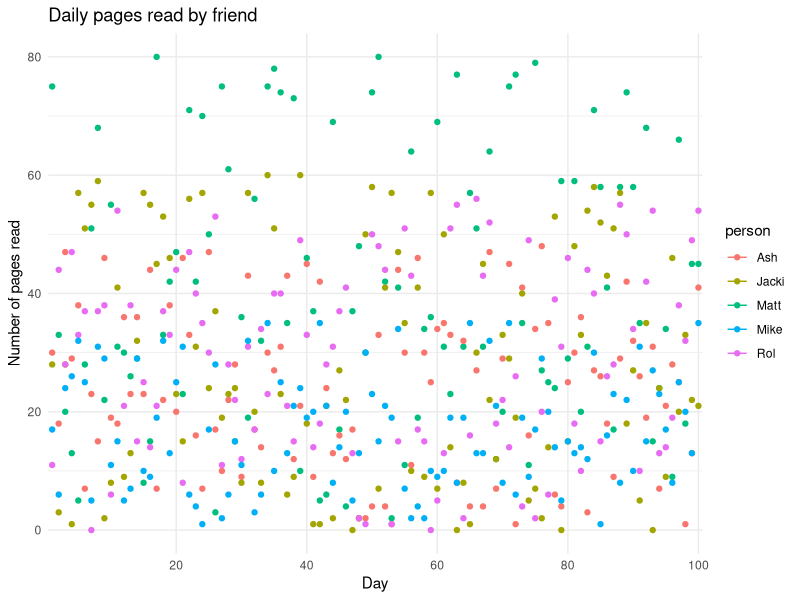

Write R code to recreate this figure.
#### Preamble ####
# Purpose: Visualize Data on pages read by five friends
# Author: Denise Chang
# Email: ddleletan@hotmail.com
# Date: 5 February 2024 
# Prerequisite: 00_simulate_data.R

#### Workspace setup ####
library(tidyverse)

#### Read in data ####
sim_data <- 
  read_csv(file = "week_5/quiz_5/sim_data.csv")

#### Visualize data ####
# Reshape the tibble
long_sim_data <- 
  pivot_longer(sim_data, 
               cols = c("Matt", "Ash","Jacki", "Rol", "Mike"), 
               names_to = "person", 
               values_to = "pages")

# Construct graph
ggplot(long_sim_data, aes(x = as.factor(day),
                          y = pages,
                          colour = person)) +
  geom_point() +
  geom_line() +
  labs(title = "Daily pages read by friend",
       x = "Day",
       y = "Number of pages read") +
  theme_minimal() + 
  scale_x_discrete(breaks = c("20", "40", "60", "80", "100"))
